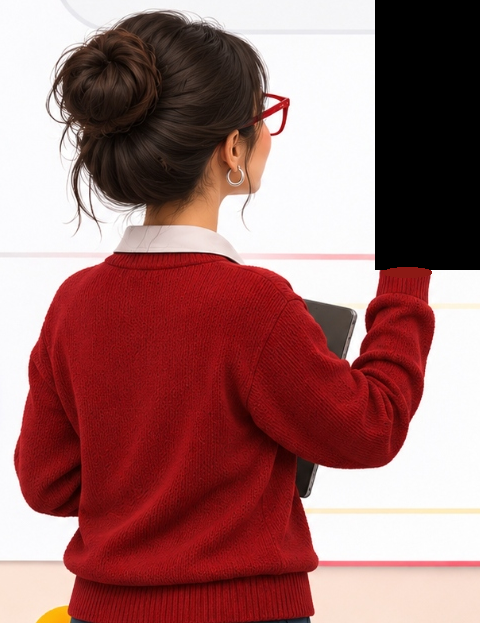
#> input picture scratch/current_body_inspect.png, 480 x 623 px, found by its file name
$ python test_head_cut.py
#> lines starting #> are read from the running program, lines starting #| are printed output that depends on the picture
import cv2
import numpy as np

body = cv2.imread('scratch/current_body_inspect.png', cv2.IMREAD_UNCHANGED)
#> body is the input picture: shape (623, 480, 4); mean B, G, R, A 108.7, 109.6, 157.3, 129.8
h, w = body.shape[:2]
#> h = 623; w = 480

# The white shirt collar seam on the red sweater is around y=242
# Let's see: y < 242 is head, hair bun, glasses, earrings, neck and white collar!
# Below y=242 is the red sweater torso!
# Let's inspect the seam at y=242
head_layer = np.zeros_like(body)
head_layer[:245, :320] = body[:245, :320]
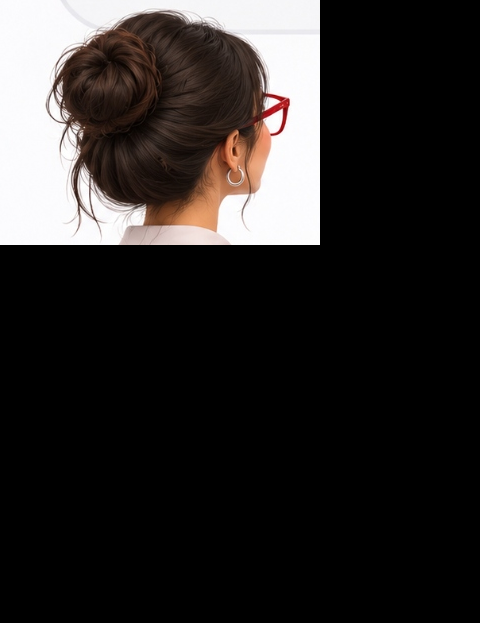
#> head_layer: shape (623, 480, 4); mean B, G, R, A 39.5, 40.6, 43.6, 32.4

body_torso = body.copy()
# In body_torso, inpaint or cover the neck area with smooth sweater collar rim
body_torso[:240, :320] = 0
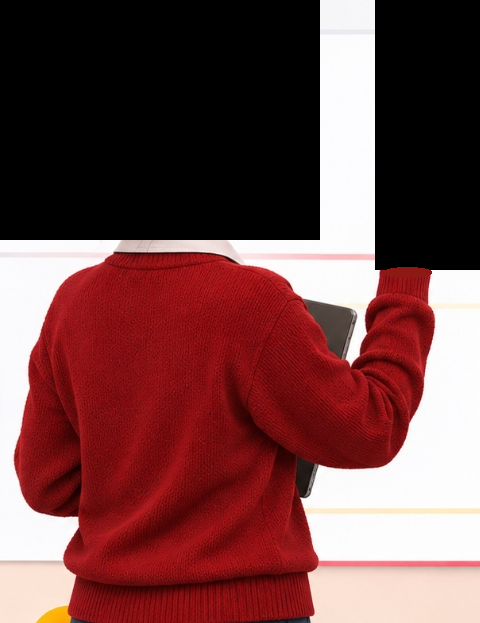
#> body_torso: shape (623, 480, 4); mean B, G, R, A 70.4, 70.3, 115, 97.7

cv2.imwrite('scratch/test_head_layer.png', head_layer)
cv2.imwrite('scratch/test_torso_layer.png', body_torso)
print('Saved test head and torso layers!')

$ run again, with scratch/anim_01_hero_pointing.png copied over scratch/current_body_inspect.png
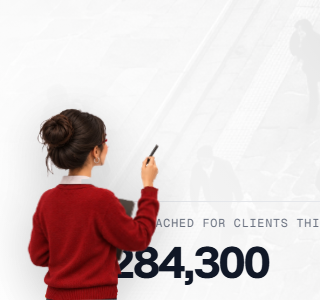
#> input picture scratch/anim_01_hero_pointing.png, 320 x 300 px, found by its file name
#> body is the input picture: shape (300, 320, 3); mean B, G, R 204.5, 204.3, 218.1
#> `head_layer[:245, :320] = body[:245, :320]`:
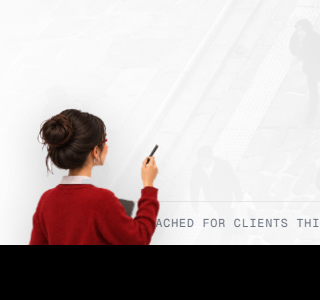
#> head_layer: shape (300, 320, 3); mean B, G, R 175.9, 176.3, 185.2
#> `body_torso[:240, :320] = 0`:
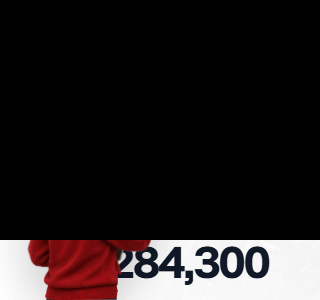
#> body_torso: shape (300, 320, 3); mean B, G, R 31.1, 30.6, 36.1

$ run again, with scratch/arm_crop.png copied over scratch/current_body_inspect.png
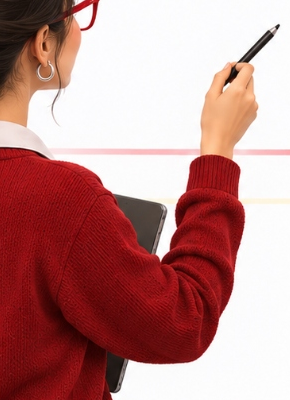
#> input picture scratch/arm_crop.png, 290 x 400 px, found by its file name
#> body is the input picture: shape (400, 290, 4); mean B, G, R, A 136.8, 138.6, 188.9, 140.6
#> `head_layer[:245, :320] = body[:245, :320]`:
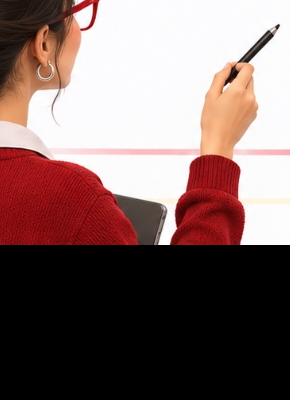
#> head_layer: shape (400, 290, 4); mean B, G, R, A 101.8, 104.2, 127.4, 72.2
#> `body_torso[:240, :320] = 0`:
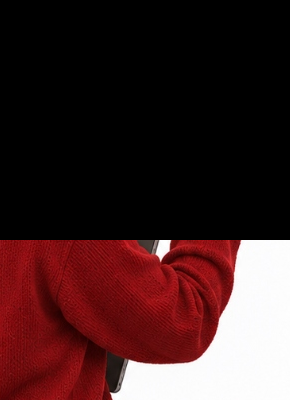
#> body_torso: shape (400, 290, 4); mean B, G, R, A 35.9, 35.3, 63.4, 70.9
